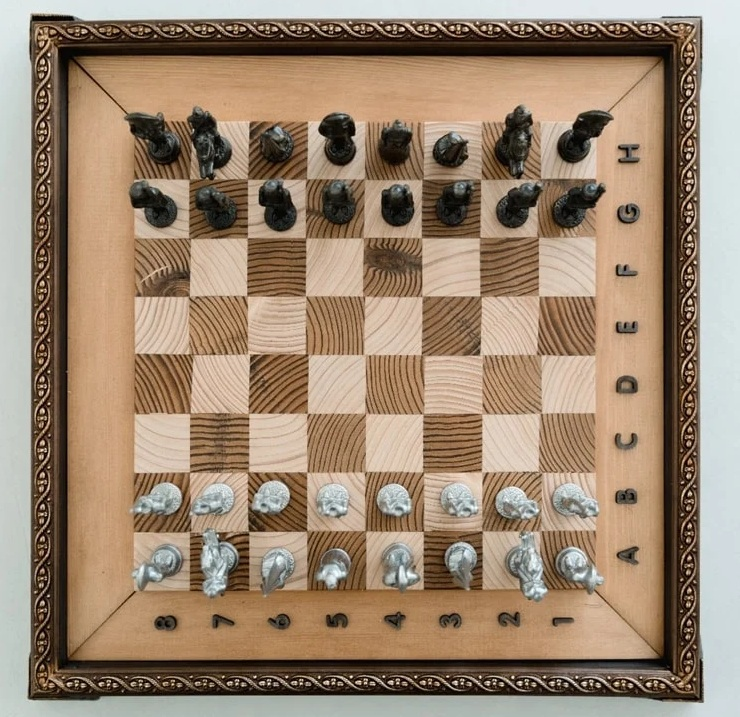
#> input picture Tps/TP8/Part1 Codes tp 8/exercice 3/chess.jpg, 740 x 717 px
$ python exo3.py
#> lines starting #> are read from the running program, lines starting #| are printed output that depends on the picture; after the words box and inside, x2 and y2 are one past the last pixel; in counts of white or black regions, pixels touching at a corner belong together
import cv2
import matplotlib.pyplot as plt

image = cv2.imread("chess.jpg")
#> image is the input picture: shape (717, 740, 3); mean B, G, R 113, 134.3, 155.6
gray = cv2.cvtColor(image, cv2.COLOR_BGR2GRAY)
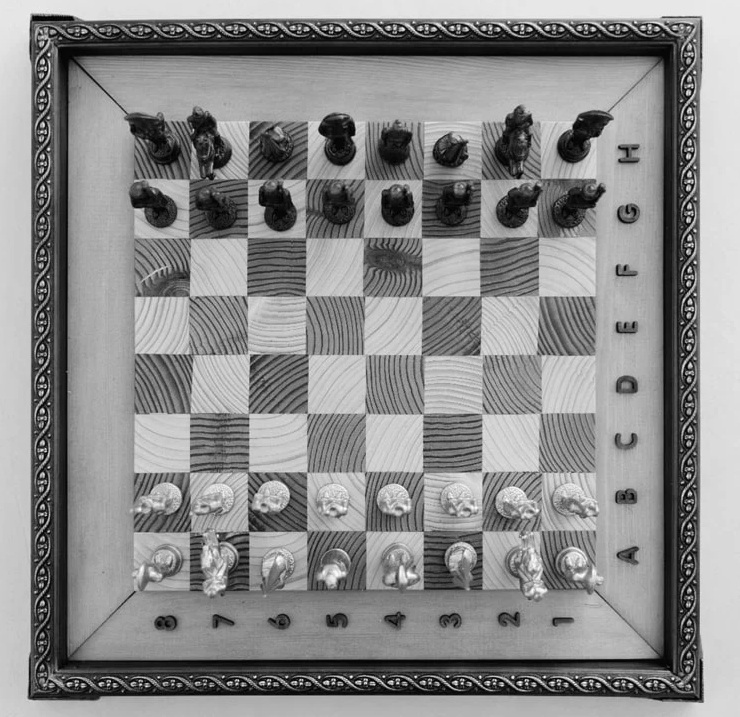
#> gray: shape (717, 740); min 0, max 254, mean 138.3

corners = cv2.goodFeaturesToTrack(
    gray,
    maxCorners=100,
    qualityLevel=0.01,
    minDistance=10
)
#> corners = 100 rows, first 8: [462, 683], [512, 677], [403, 29], [480, 677], [319, 677], [49, 55], [48, 86], [351, 676]

corners = corners.astype(int)

result = image.copy()

for corner in corners:
    x, y = corner.ravel()

    cv2.circle(
        result,
        (x, y),
        4,
        (0, 0, 255),
        -1
    )
#> this loop made 100 passes
#> (x, y) on passes 1 to 12: (462, 683), (512, 677), (403, 29), (480, 677), (319, 677), (49, 55), (48, 86), (351, 676), (576, 677), (415, 677), (48, 149), (383, 676)
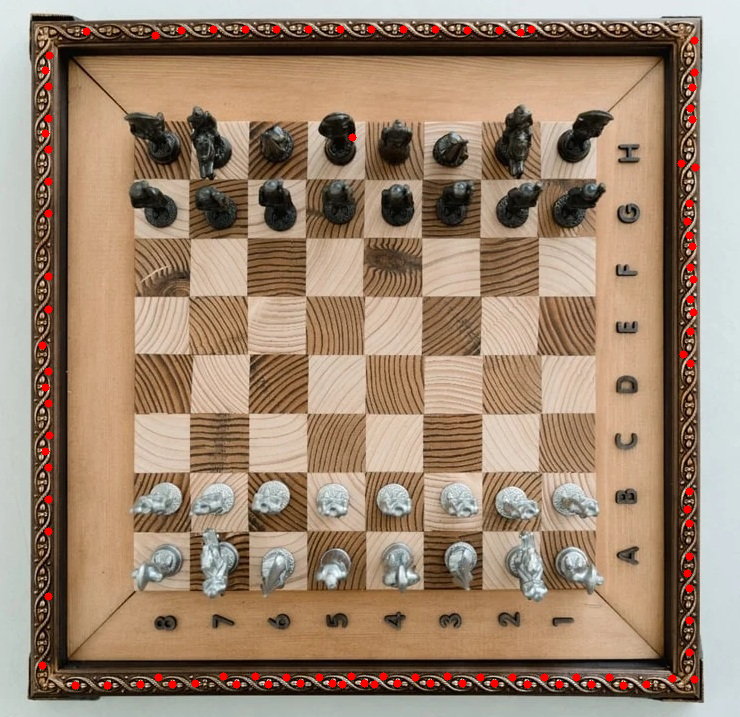
#> result: shape (717, 740, 3); 0.92% of pixels changed, all inside (x1, y1, x2, y2) = (38, 25, 700, 690)

plt.imshow(cv2.cvtColor(result, cv2.COLOR_BGR2RGB))
plt.axis("off")
plt.show()

$ run again, with Tps/TP8/Part1 Codes tp 8/exercice 3/terrain.jpg copied over Tps/TP8/Part1 Codes tp 8/exercice 3/chess.jpg
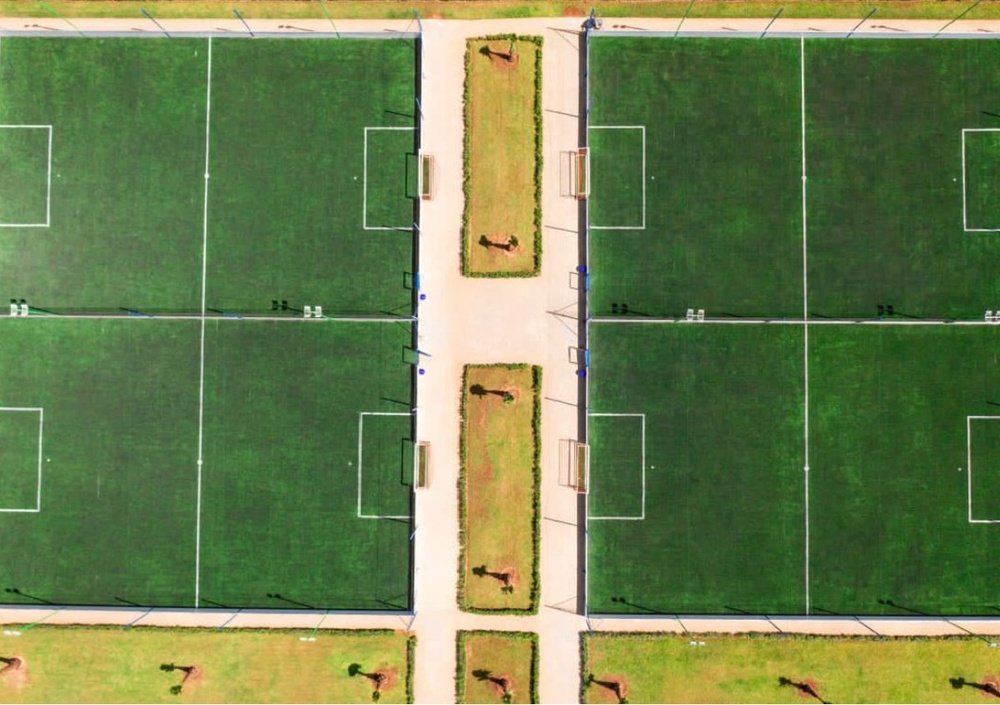
#> input picture Tps/TP8/Part1 Codes tp 8/exercice 3/terrain.jpg, 1000 x 705 px, shrunk from 1198 x 844 before the run
#> image is the input picture: shape (705, 1000, 3); mean B, G, R 78.4, 127.9, 109.8
#> `gray = cv2.cvtColor(image, cv2.COLOR_BGR2GRAY)`:
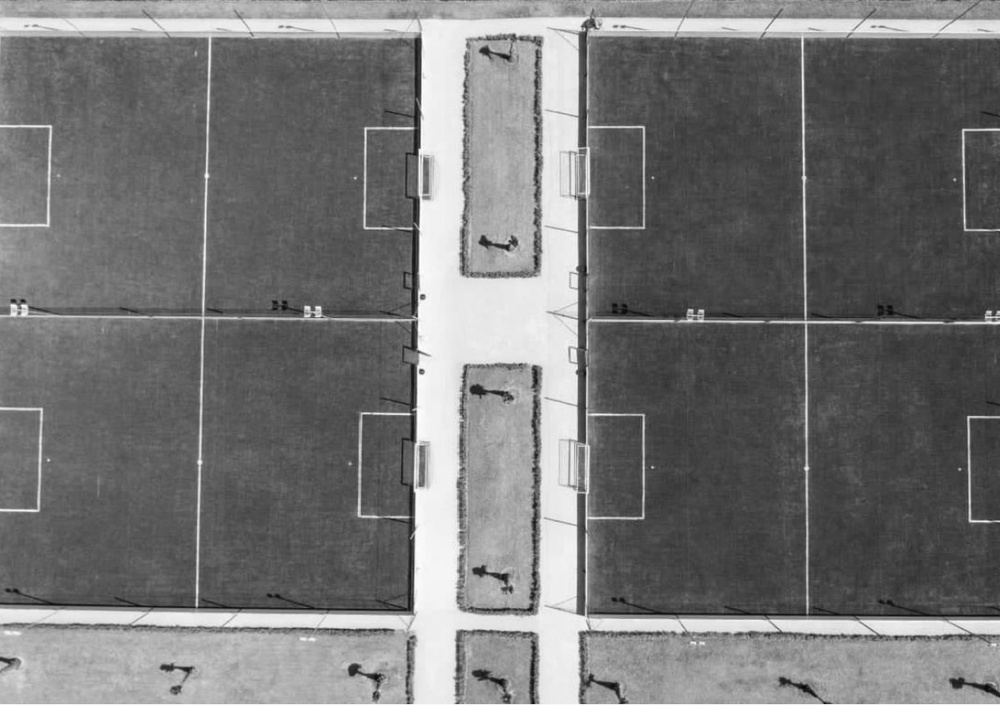
#> gray: shape (705, 1000); min 7, max 255, mean 116.9
#> corners = 100 rows, first 8: [410, 414], [316, 307], [412, 228], [21, 305], [416, 317], [420, 370], [413, 128], [196, 607]
#> the loop `for corner in corners:` made 100 passes
#> after the loop `for corner in corners:`:
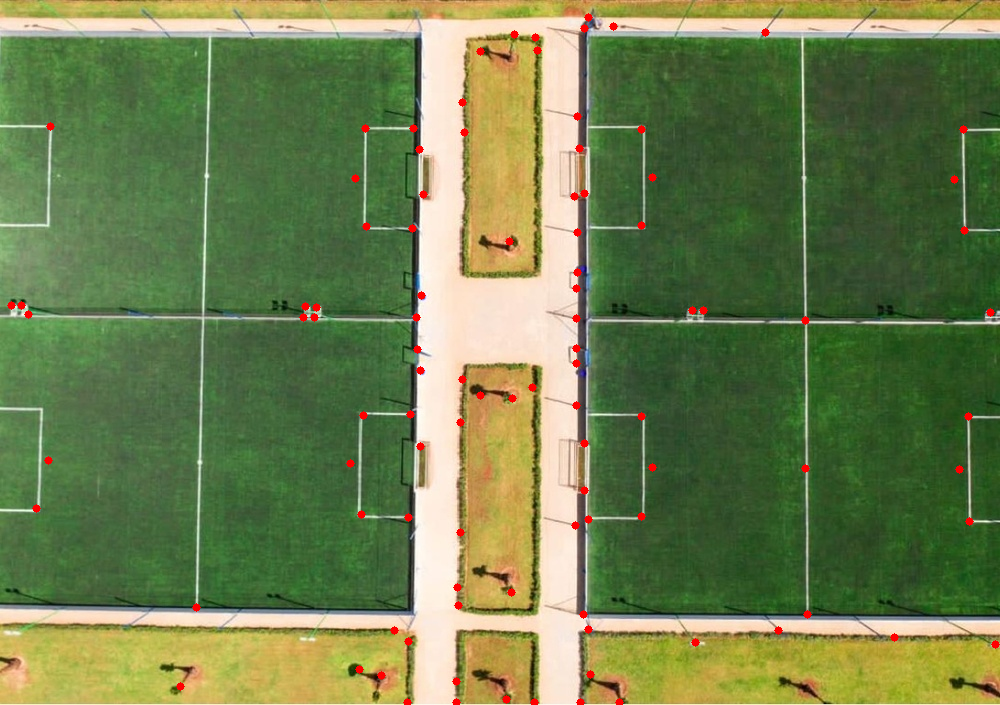
#> result: shape (705, 1000, 3); 0.69% of pixels changed, all inside (x1, y1, x2, y2) = (7, 13, 1000, 705)
